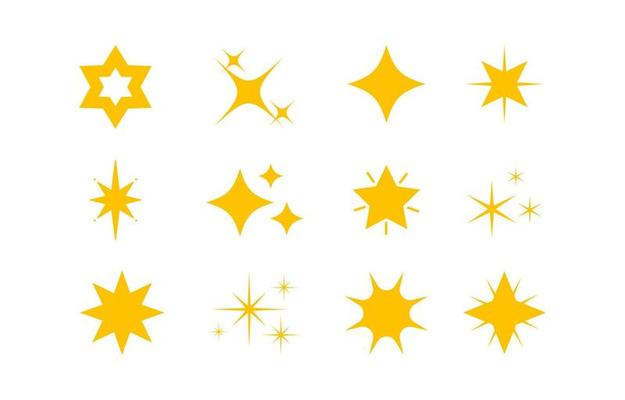
#> input picture computer vision/images/star.jpeg, 625 x 400 px
$ jupyter execute 02-edge_to_contour.ipynb
#> lines starting #> are read from the running program, lines starting #| are printed output that depends on the picture; after the words box and inside, x2 and y2 are one past the last pixel; in counts of white or black regions, pixels touching at a corner belong together
[cell 1]
import cv2 as cv
import matplotlib.pyplot as plt

def main():
    img = cv.imread('images/star.jpeg')
#> img is the input picture: shape (400, 625, 3); mean B, G, R 234.2, 249.7, 253.7
    gray = cv.cvtColor(img, cv.COLOR_BGR2GRAY)
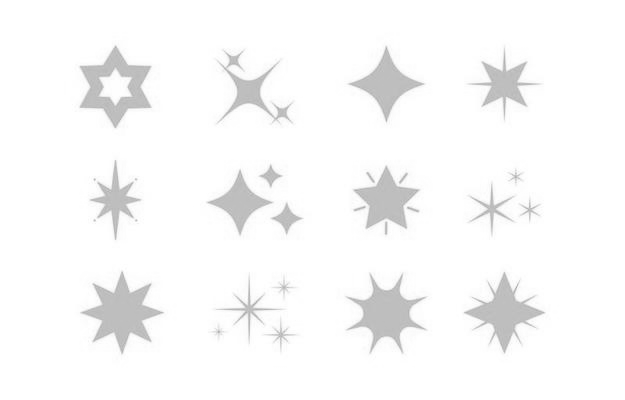
#> gray: shape (400, 625); min 164, max 255, mean 249.1
    img = cv.resize(img, None, fx=0.25, fy=0.25, interpolation=cv.INTER_LINEAR)
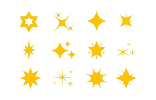
#> img: shape (100, 156, 3); mean B, G, R 234.2, 249.8, 253.7
    gray = cv.resize(gray, None, fx=0.25, fy=0.25, interpolation=cv.INTER_LINEAR)
#> gray: shape (100, 156)


    blk_size = 101
    constant = 2

    th_img = cv.adaptiveThreshold(gray, 255, cv.ADAPTIVE_THRESH_MEAN_C, cv.THRESH_BINARY, blk_size, constant)
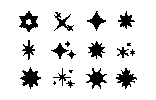
#> th_img: shape (100, 156); 88.3% white; 19 black regions (5 under 20 px), largest, box (x1, y1, x2, y2) and area: (20, 67, 41, 89) 227, (19, 11, 38, 32) 208, (116, 68, 137, 89) 202

    blur = cv.medianBlur(th_img, 3)
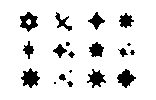
#> blur: shape (100, 156); 89.1% white; 19 black regions (5 under 20 px), largest, box (x1, y1, x2, y2) and area: (21, 68, 40, 88) 221, (20, 12, 38, 32) 205, (117, 69, 136, 88) 196

    canny_img = cv.Canny(blur, 100, 150, L2gradient=True)
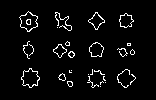
#> canny_img: shape (100, 156); 4.5% white in thin lines or dots, all inside (x1, y1, x2, y2) = (19, 11, 136, 88)

    cv.imshow('Canny', canny_img)

    (counts, _) = cv.findContours(canny_img.copy(), cv.RETR_EXTERNAL, cv.CHAIN_APPROX_SIMPLE)
#> counts = 29 contours, 20 with area under 20; largest, box (x1, y1, x2, y2) and area: (19, 11, 38, 32) 232, (21, 68, 40, 88) 225, (89, 42, 104, 57) 149, (119, 13, 134, 28) 136, (88, 12, 105, 30) 134

    print('Total coins : ', len(counts))
#| Total coins :  29

    contour = img.copy()
    cv.drawContours(contour, counts, -1 , (0, 0, 255), 2)
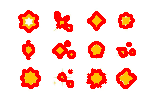
#> contour: shape (100, 156, 3); 14.31% of pixels changed, all inside (x1, y1, x2, y2) = (18, 10, 137, 89)
    cv.imshow('coins', contour)

    cv.waitKey(0)
    cv.destroyAllWindows()

if __name__ == '__main__':
    main()
